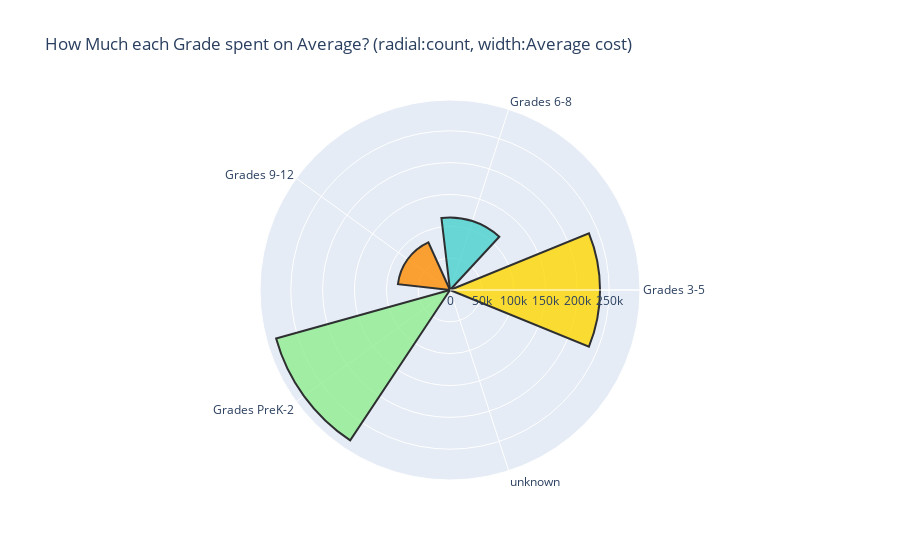

Notebook code for this chart:
### Code cell
# which grades are more active? Which submit more costly projects?

df_exp_1 = projects[['Project Cost', 'Project ID', 'Project Grade Level Category']].groupby('Project Grade Level Category').agg(['count', 'mean']).reset_index().sort_values('Project Grade Level Category').set_index('Project Grade Level Category')


fig = go.Figure(go.Barpolar(
    theta=df_exp_1.index,\
    r=df_exp_1[('Project Cost', 'count')],
    width=df_exp_1[('Project Cost', 'mean')]/1000,
    marker_color=['gold', 'mediumturquoise', 'darkorange', 'lightgreen', 'pink'],
    marker_line_color="black",
    marker_line_width=2,
    opacity=0.8
))
fig.update_layout(title="How Much each Grade spent on Average? (radial:count, width:Average cost)")

fig.show()

### Figure 1 — Plotly figure (JSON) as saved in the notebook; plotly's stock layout.template omitted (floating-point values rounded to 4 significant figures)
{"data": [{"marker": {"color": ["gold", "mediumturquoise", "darkorange", "lightgreen", "pink"], "line": {"color": "black", "width": 2}}, "opacity": 0.8, "r": [235599, 113973, 82250, 283445, 30], "theta": ["Grades 3-5", "Grades 6-8", "Grades 9-12", "Grades PreK-2", "unknown"], "type": "barpolar", "width": [0.6157, 0.6886, 0.8227, 0.5677, 0.6196]}], "layout": {"title": {"text": "How Much each Grade spent on Average? (radial:count, width:Average cost)"}}}
